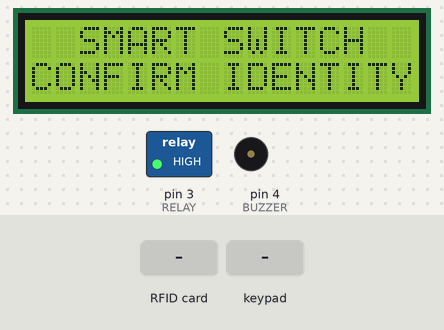
Bench run of a sketch on a simulated Arduino Uno, built with avr-gcc and run on an emulated ATmega328P. Shown: 16×2 character LCD, switched loads named in the sketch (green lamp = pin HIGH), buzzer (waves = sounding). The inputs (shaded band) are chosen by the test bench. Pins used as bus, display or sensor lines are not drawn; what the sketch prints to the serial monitor is not drawn.

Above: at 2.3 s.
2.4 s: RFID card 05 8A 3F F2 A8 D1 00 held to the reader
At 4.1 s:
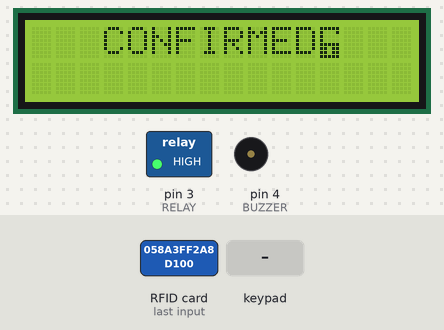
4.2 s: keypad keys 1 2 3 4 5 6 pressed 0.4 s apart
At 6.8 s:
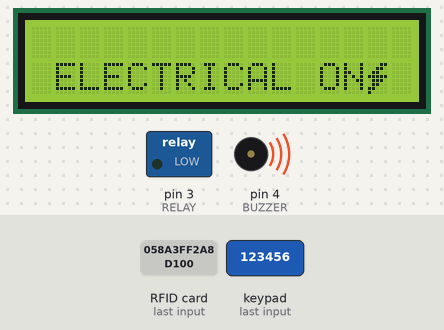
8.1 s: RFID card 5E 7A 19 C4 held to the reader
At 10.9 s:
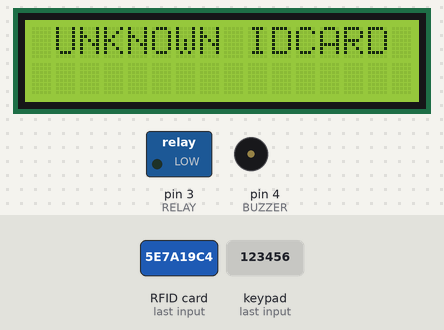
Timing chart, 0 to 12.4 s (numbered marks = the images above; inputs shaded):
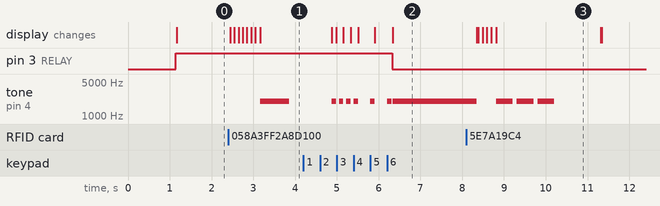

The sketch:

lock-rfid-keypad.ino
```cpp
#include <SPI.h>
#include <Keypad.h>
  const byte ROWS = 4;    //rows keypad
  const byte COLS = 4;    //cols keypad
  char Keys[ROWS][COLS] = {   //array keypad
    {'1','2','3','A'},
    {'4','5','6','B'},
    {'7','8','9','C'},
    {'*','0','#','D'}
  };

  byte rowPins[ROWS] = {A3, A2, A1, A0}; //pin deklaration
  byte colPins[COLS] = {5, 6, 7, 8};

  Keypad keypad = Keypad( makeKeymap(Keys), rowPins, colPins, ROWS, COLS);


#include <MFRC522.h>
  #define RST_PIN         9
  #define SS_PIN          10
  MFRC522 mfrc522(SS_PIN, RST_PIN);


#include <LiquidCrystal_I2C.h>
  int totalColom=16;
  int totalRow=2;
  LiquidCrystal_I2C lcd(0x27,16,2);

#define RELAY 3
#define BUZZER 4

//DATABASE
int status=0; //RELAY/pin status lock
const String UID="05 8A 3F F2 A8 D1 00";
char pin[6]="123456";
char totalInput[6]; //merge input pin
char input;
uint8_t i=0; //index input pin
int j=5; //index lcd cursor for pin
boolean cardMode=true; //system status


//CUSTOM CHARACTER
byte custom0[8]={
  0b11111,
  0b10001,
  0b10000,
  0b10000,
  0b11111,
  0b11011,
  0b11011,
  0b11111,
};

byte custom1[8]={
  0b00011,
  0b00110,
  0b01100,
  0b11111,
  0b01110,
  0b01100,
  0b11000,
  0b10000,
};

void setup() {
  Serial.begin(9600);
  SPI.begin();
  mfrc522.PCD_Init();
  lcd.init();
  lcd.backlight();
  lcd.createChar(0, custom0);
  lcd.createChar(1, custom1);
  pinMode(BUZZER, OUTPUT);
  pinMode(RELAY, OUTPUT);
  lcd.setCursor(2, 0);
  lcd.print("SMART SYSTEM");
  delay(1000);
  lcd.clear();
  digitalWrite(RELAY, HIGH);
}

void loop() {
  if(cardMode==true){
    lcd.setCursor(2, 0);
    lcd.print("SMART SWITCH");
    lcd.setCursor(0, 1);
    lcd.print("CONFIRM IDENTITY");

    //find new card
    if ( ! mfrc522.PICC_IsNewCardPresent()) {
        return;
    }
    //choose a card
    if ( ! mfrc522.PICC_ReadCardSerial()) {
        return;
    }

    //read data card
    lcd.clear();
    Serial.print("UID tag :");
    lcd.setCursor(0, 0);
    lcd.print("scanning");
    String ID= "";
    for (byte i = 0; i < mfrc522.uid.size; i++) {
      lcd.print(".");//animation
      Serial.print(mfrc522.uid.uidByte[i] < 0x10 ? " 0" : " ");
      Serial.print(mfrc522.uid.uidByte[i], HEX);
      ID.concat(String(mfrc522.uid.uidByte[i] < 0x10 ? " 0" : " "));
      ID.concat(String(mfrc522.uid.uidByte[i], HEX));
      delay(100);
    }
    Serial.println();
    ID.toUpperCase();

    //check data card
    if(ID.substring(1)==UID){
      lcd.clear();
      lcd.setCursor(3, 0);
      lcd.print("CONFIRMED");
      lcd.setCursor(12, 0);
      lcd.write((byte)0);
      tone(BUZZER, 2000);
      delay(700);
      noTone(BUZZER);
      delay(1000);
      lcd.clear();
      lcd.setCursor(3, 0);
      lcd.print("INPUT PIN!");
      cardMode=false;
    }
    else{
      lcd.clear();
      lcd.setCursor(1, 0);
      lcd.print("UNKNOWN IDCARD");
      for(int i=0; i<3; i++){
        tone(BUZZER, 2000);
        delay(400);
        noTone(BUZZER);
        delay(100);
      }
      delay(1000);
      lcd.clear();
    }
  }

  else if(cardMode==false){
    input=keypad.getKey();
    if(input){
      tone(BUZZER, 2000);
      delay(100);
      noTone(BUZZER);
      totalInput[i]=input;
      lcd.setCursor(j, 1);
      lcd.print("*");
      Serial.println(i);
      Serial.println(totalInput[i]);
      i++;
      j++;
    }
    if(i==6){
      Serial.println(totalInput);
      Serial.println(pin);
      if(!(strncmp(totalInput, pin, 6))){
        lcd.clear();
        lcd.setCursor(3, 0);
        lcd.print("pincorrect");
        if(status==0){
          lcd.clear();
          digitalWrite(RELAY, LOW);
          lcd.setCursor(1, 1);
          lcd.print("ELECTRICAL ON");
          lcd.setCursor(14, 1);
          lcd.write((byte)1);
          tone(BUZZER, 2000);
          delay(2000);
          noTone(BUZZER);
          lcd.clear();
          status=1;
          totalInput[i]="";
          i=0;
          j=5;
          cardMode=true;
        }
        else{
          lcd.clear();
          digitalWrite(RELAY, HIGH);
          lcd.setCursor(1, 1);
          lcd.print("ELECTRICAL OFF");
          tone(BUZZER, 2000);
          delay(2000);
          noTone(BUZZER);
          lcd.clear();
          status=0;
          totalInput[i]="";
          i=0;
          j=5;
          cardMode=true;
        }
      }
      else{
        lcd.clear();
        lcd.setCursor(1, 0);
        lcd.print("PIN INCORRECT!");
        for(int i=0; i<3; i++){
          tone(BUZZER, 2000);
          delay(400);
          noTone(BUZZER);
          delay(100);
        }
      delay(1000);
      lcd.clear();
      totalInput[i]="";
      i=0;
      j=5;
      cardMode=true;
      }
    }
  }
}
```

Measured:
- after the input at 2.4 s, tone on pin 4 (BUZZER): silent → 2000 Hz after 0.77 s, → silent 0.70 s later; the display: first changes at once (image 1 shows a later state)
- after the input at 4.2 s, pin 3 (RELAY): HIGH → LOW after 2.1 s; tone on pin 4 (BUZZER): silent → 2000 Hz after 0.68 s, then repeats every 0.39 s: 2000 Hz 0.10 s, silent 0.29 s; the display: first differs from a run without the input after 0.78 s (image 2 shows a later state)
- after the input at 8.1 s, the display: first differs from a run without the input after 0.29 s (image 3 shows a later state)
